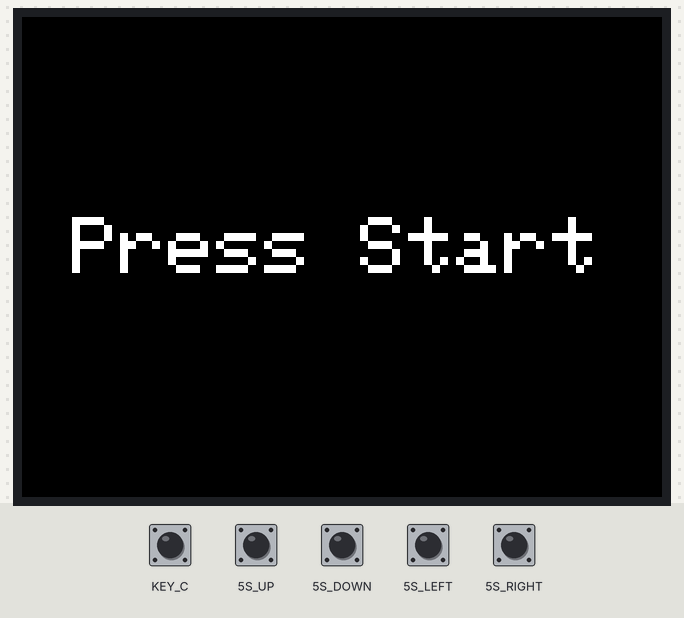
Bench run of a sketch on a simulated Seeed Wio Terminal. On the bench: 320×240 colour display. Inputs (shaded band) come from the test bench; at power-on: 5S_DOWN, 5S_LEFT, 5S_RIGHT, 5S_UP, KEY_C HIGH. Random numbers use the default seed unless the sketch sets one. At 10.0 s the program restarts the board; the recording ends there.

Above: at 1.0 s.
1.1 s: KEY_C pulled LOW for 0.15 s
At 1.38 s:
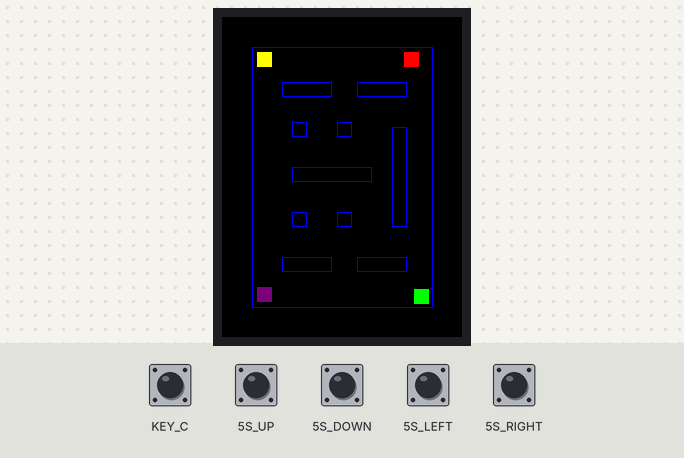
3.8 s: 5S_DOWN pulled LOW for 0.15 s
At 4.2 s:
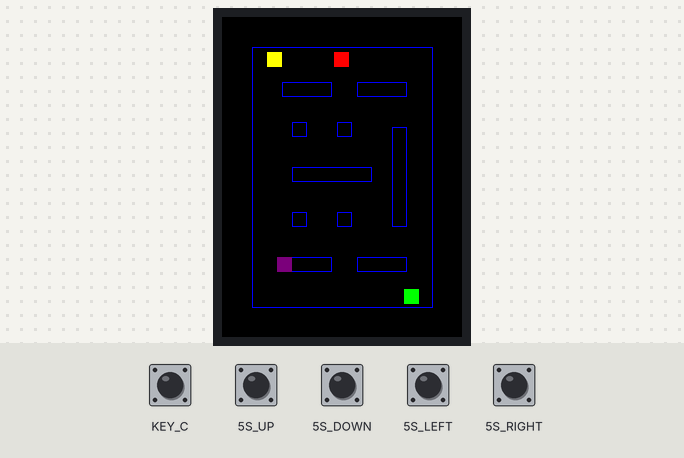
4.5 s: 5S_UP pulled LOW for 0.15 s
At 5.01 s:
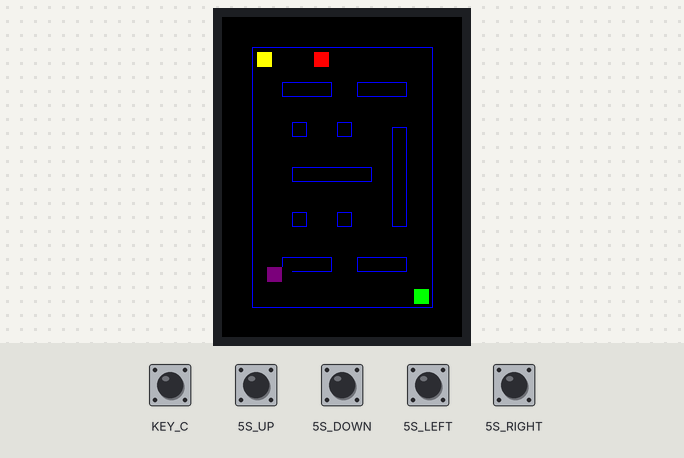
5.2 s: 5S_LEFT pulled LOW for 0.15 s
At 6.66 s:
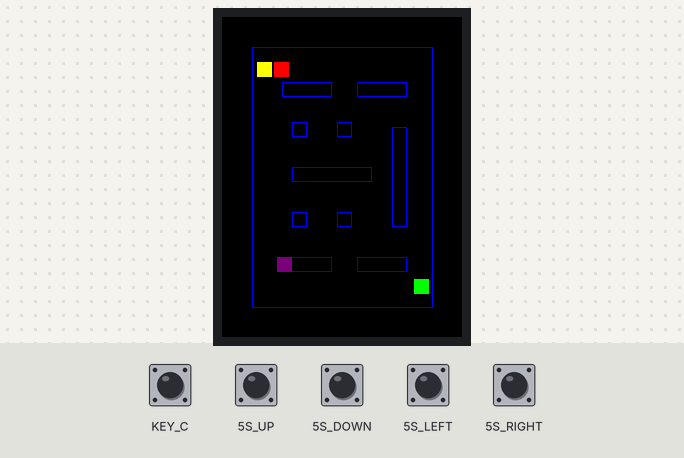
8.3 s: 5S_RIGHT pulled LOW for 0.15 s
At 9.5 s:
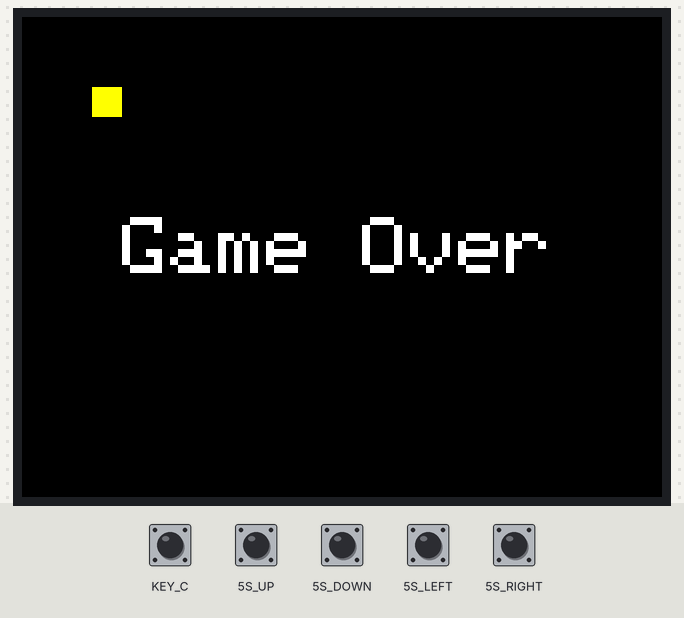
9.9 s: KEY_C pulled LOW for 1 s
Timing chart, 0 to 10.0 s (numbered marks = the images above; inputs shaded):
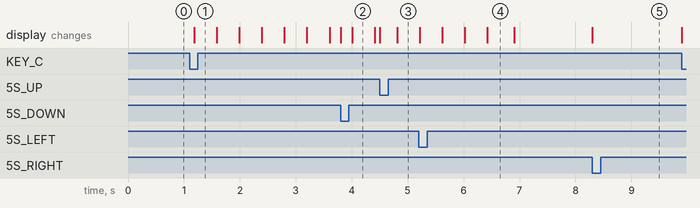

The sketch:

test1wio.ino
```cpp
// TODO :
// Mur
// Collision (écran+ mur)
// déplacement fantôme

// F3ATUR3 :
// Faux/vrai mur (une fois découvert effacer) + espace en dehors map
// Un fantome au bout d'un temps aléatoire glitch à travers les murs (redraw vrai mur à chaque loop)

#include"TFT_eSPI.h"
TFT_eSPI tft;

#define TFT_BLACK       0x0000      /*   0,   0,   0 */
#define TFT_NAVY        0x000F      /*   0,   0, 128 */
#define TFT_DARKGREEN   0x03E0      /*   0, 128,   0 */
#define TFT_DARKCYAN    0x03EF      /*   0, 128, 128 */
#define TFT_MAROON      0x7800      /* 128,   0,   0 */
#define TFT_PURPLE      0x780F      /* 128,   0, 128 */
#define TFT_OLIVE       0x7BE0      /* 130, 128,   0 */
#define TFT_LIGHTGREY   0xC618      /* 192, 192, 192 */
#define TFT_DARKGREY    0x7BEF      /* 128, 128, 128 */
#define TFT_BLUE        0x001F      /*   0,   0, 255 */
#define TFT_GREEN       0x07E0      /*   0, 255,   0 */
#define TFT_CYAN        0x07FF      /*   0, 255, 255 */
#define TFT_RED         0xF800      /* 255,   0,   0 */
#define TFT_MAGENTA     0xF81F      /* 255,   0, 255 */
#define TFT_YELLOW      0xFFE0      /* 255, 255,   0 */
#define TFT_WHITE       0xFFFF      /* 255, 255, 255 */
#define TFT_ORANGE      0xFDA0      /* 255, 180,   0 */

#define UP 1
#define DOWN 2
#define LEFT 3
#define RIGHT 4

#define PAS 10
#define THINCKNESS 15
#define W 15
#define H 15
#define SCREEN_HEIGHT 240
#define SCREEN_WIDTH 320

int16_t COLORPAC=TFT_YELLOW;
int16_t COLORF1=TFT_RED;
int16_t COLORF2=TFT_GREEN ;
int16_t COLORF3=TFT_PURPLE;
int16_t COLORWALL=TFT_BLUE ;

int16_t wallsInside[10][4]={
        {60, 65, 50, THINCKNESS},
        {135, 65, 50, THINCKNESS},
        {60, 240, 50, THINCKNESS},
        {135, 240, 50, THINCKNESS},
        {170, 110, THINCKNESS, 100},
        {70, 150, 80, THINCKNESS},
        {115, 195, THINCKNESS, THINCKNESS},
        {70, 195, THINCKNESS, THINCKNESS},
        {115, 105, THINCKNESS, THINCKNESS},
        {70, 105, THINCKNESS, THINCKNESS}
    };

int16_t wallsOutside[4][4] = {
    {H*2, W*2, H*2, SCREEN_WIDTH-(W*2)},
    {H*2, W*2, SCREEN_HEIGHT-(H*2), W*2},
    {SCREEN_HEIGHT-(H*2), SCREEN_WIDTH-(W*2), SCREEN_HEIGHT-(H*2), W*2},
    {SCREEN_HEIGHT-(H*2), SCREEN_WIDTH-(W*2), H*2, SCREEN_WIDTH-(W*2)}
};

int16_t STATE=0; //0 - BEGIN | 1 - START | 2 - LOOSE | 3 - WIN

int16_t x=(W*2)+5;
int16_t y=(H*2)+5;

int16_t posFantome[3][2] = {
      {SCREEN_HEIGHT-(H*2)-18, (W*2)+5},
      {SCREEN_HEIGHT-(H*2)-18, SCREEN_WIDTH-(W*2)-18},
      {H*5-40, SCREEN_WIDTH-50}
};

void right()
{
    bouger(RIGHT);
}

void left()
{
    bouger(LEFT);
}

void up()
{
    bouger(UP);
}

void down()
{
    bouger(DOWN);
}
/*
H*2, W*2                        H*2, SCREEN_WIDTH-(W*2)

SCREEN_HEIGHT-(H*2), W*2        SCREEN_HEIGHT-(H*2), SCREEN_WIDTH-(W*2)

*/

void bouger(int16_t direc){
    tft.fillRect(x,y,W,H,TFT_BLACK); //effacer
    bool bouge=false;
    for(int i=0;i<10;i++){
        if (x < wallsInside[i][0] + wallsInside[i][2] &&
            x + W > wallsInside[i][0] &&
            y < wallsInside[i][1]+ wallsInside[i][3] &&
            H + y > wallsInside[i][1]) {
            tft.fillRect(x,y,W,H,COLORPAC);
            return ;
        }

    // collision détectée !
    }
    if(direc==DOWN  && x-PAS>W*2 ){
        x-=PAS;
        bouge=true;
    }
    else if(direc==UP && x+PAS<SCREEN_HEIGHT-(H*2)-5 ){
        x+=PAS;
        bouge=true;
    }
    else if(direc==RIGHT && y+PAS <SCREEN_WIDTH-(W*2)-5){
        y+=PAS;
        bouge=true;
    }
    else if(direc==LEFT && y-PAS>H*2 ) {
        y-=PAS;
        bouge=true;
    }
    if(bouge){
        fuirPac(1,COLORF2,direc);
        if(abs(y-posFantome[1][1])<=20 && abs(x-posFantome[1][0])<=20){
            STATE=3;
        }

    }
    tft.fillRect(x,y,W,H,COLORPAC);
}

void bougerFantome(int16_t direc,int f, int16_t colorF){
    tft.fillRect(posFantome[f][0],posFantome[f][1],W,H,TFT_BLACK); //effacer
    if(f==1){
     for(int i=0;i<10;i++){
        if (posFantome[f][0] < wallsInside[i][0] + wallsInside[i][2] &&
            posFantome[f][0]+ W > wallsInside[i][0] &&
            posFantome[f][1] < wallsInside[i][1]+ wallsInside[i][3] &&
            H + posFantome[f][1] > wallsInside[i][1]) {
            tft.fillRect(posFantome[f][0],posFantome[f][1],W,H,colorF);
            return ;
        }
    }
    // collision détectée !
    }
    if(direc==DOWN  && posFantome[f][0]-PAS>W*2 ){
        posFantome[f][0]-=PAS;
    }
    else if(direc==UP && posFantome[f][0]+PAS<SCREEN_HEIGHT-(H*2)-15  ){
        posFantome[f][0]+=PAS;
    }
    else if(direc==RIGHT && posFantome[f][1]+PAS <SCREEN_WIDTH-(W*2)-15){
        posFantome[f][1]+=PAS;
    }
    else if(direc==LEFT && posFantome[f][1]-PAS>H*2 ) {
        posFantome[f][1]-=PAS;
    }
    tft.fillRect(posFantome[f][0],posFantome[f][1],W,H,colorF);
}

void pousuivrePac(int f, int colorF){
    if(abs(y-posFantome[f][1])<=20 && abs(x-posFantome[f][0])<=20){
        STATE=2;
    }
    if(posFantome[f][1]>y )
        bougerFantome(LEFT,f, colorF);
    else if(posFantome[f][1]!=y)
        bougerFantome(RIGHT,f, colorF);
    if(posFantome[f][0]>x  )
        bougerFantome(DOWN,f, colorF);
    else if(posFantome[f][0]!=x)
        bougerFantome(UP,f, colorF);
}

void fuirPac(int f, int colorF,int direc){
   if(direc==RIGHT)
        bougerFantome(LEFT,f, colorF);
    else if(direc==LEFT)
        bougerFantome(RIGHT,f, colorF);
    else if(direc==UP)
        bougerFantome(DOWN,f, colorF);
    else
        bougerFantome(UP,f, colorF);
}

void randomPac(int f, int colorF){
    bougerFantome(random(1, 5),f, colorF);
    if(abs(y-posFantome[f][1])<=20 && abs(x-posFantome[f][0])<=20){
        STATE=random(2,4);
    }
}

void createGhost()
{
    tft.fillRect(posFantome[0][0],posFantome[0][1],W,H,COLORF1);
    tft.fillRect(posFantome[1][0],posFantome[1][1],W,H,COLORF2);
    tft.fillRect(posFantome[2][0],posFantome[2][1],W,H,COLORF3);
}

void createPacman(){
    tft.fillRect(x,y,W,H,COLORPAC);
}


void dessinerCadre(){
    for(int16_t i=0; i<4; i++){
      tft.drawLine(wallsOutside[i][0],wallsOutside[i][1],wallsOutside[i][2],wallsOutside[i][3],COLORWALL);
    }
}

void dessinerMurs(){
    for(int16_t i=0; i<10; i++){
      tft.drawRect(wallsInside[i][0],wallsInside[i][1],wallsInside[i][2],wallsInside[i][3],COLORWALL);
    }
}

void initialisation(){
    dessinerCadre();
    dessinerMurs();
    createGhost();
    createPacman();
}

void setup() {
    tft.begin();
    tft.setRotation(0);
    Serial.begin(115200);
    tft.setTextSize(4);
    pinMode(WIO_5S_UP, INPUT_PULLUP);
    pinMode(WIO_5S_DOWN, INPUT_PULLUP);
    pinMode(WIO_5S_LEFT, INPUT_PULLUP);
    pinMode(WIO_5S_RIGHT, INPUT_PULLUP);
    pinMode(WIO_5S_PRESS, INPUT_PULLUP);
    pinMode(WIO_KEY_C, INPUT_PULLUP);

    waitInput("Press Start",25);

    attachInterrupt(digitalPinToInterrupt(WIO_5S_UP), down, FALLING);
    attachInterrupt(digitalPinToInterrupt(WIO_5S_DOWN), up, FALLING);
    attachInterrupt(digitalPinToInterrupt(WIO_5S_LEFT), right, FALLING);
    attachInterrupt(digitalPinToInterrupt(WIO_5S_RIGHT), left, FALLING);

    initialisation();
}

void waitInput(String msg, int16_t y){
    tft.setRotation(1);
    tft.fillScreen(TFT_BLACK);
    tft.drawString(msg,y,100);
    while (STATE != 1)
    {
        if (digitalRead(WIO_KEY_C) == LOW) {
            STATE=1;

        }
    }
    tft.fillScreen(TFT_BLACK);
    tft.setRotation(0);
}

void loop() {
    /*-------------BEGIN-----------------*/
    if(STATE == 1){
        dessinerCadre();
        dessinerMurs();
        pousuivrePac(0, COLORF1);
        randomPac(2, COLORF3);
    }
    /*-------------PERDU-----------------*/
    if(STATE == 2) {
        waitInput("Game Over",50);
        NVIC_SystemReset();
    }
    /*-------------WIN-----------------*/
    if(STATE == 3){
        waitInput("You Win",75);
        NVIC_SystemReset();
    }
    delay(400);
}
```

Measured:
- after the input at 1.1 s, the display: changes after 0.08 s (image 1)
- after the input at 8.3 s, the display: changes at once (image 5)
- what the display in image 2 shows lasts 0.4 s, from 4.0 s to 4.4 s
- what the display in image 4 shows lasts 0.5 s, from 6.4 s to 6.9 s
